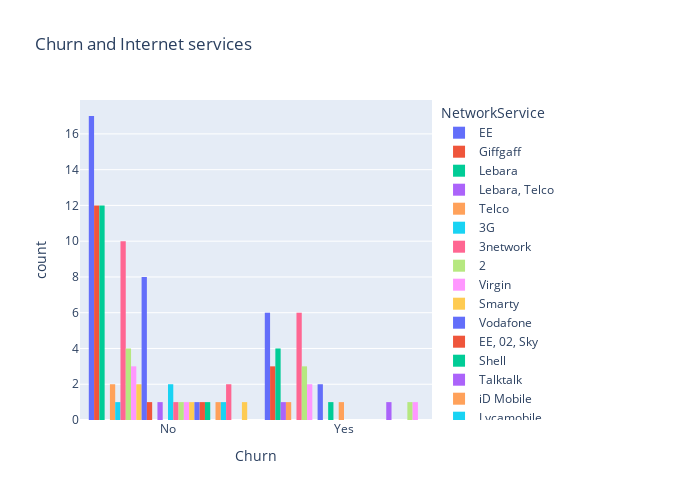

The code cell stored with this chart in its notebook:
### Code cell
#visualisation to display highest network that customers are likely going to leave
fig = px.histogram(data, x= "Churn", color= "NetworkService", barmode="group", title="Churn and Internet services")
fig.update_layout(width=700, height=500, bargap=0.1)
fig.show()

### Figure 1 — Plotly figure (JSON) as saved in the notebook; plotly's stock layout.template omitted (floating-point values rounded to 4 significant figures)
{"data": [{"alignmentgroup": "True", "bingroup": "x", "hovertemplate": "NetworkService=EE<br>Churn=%{x}<br>count=%{y}<extra></extra>", "legendgroup": "EE", "marker": {"color": "#636efa", "pattern": {"shape": ""}}, "name": "EE", "offsetgroup": "EE", "orientation": "v", "showlegend": true, "x": ["No", "No", "Yes", "No", "No", "Yes", "No", "No", "Yes", "No", "No", "No", "No", "No", "No", "No", "No", "No", "Yes", "Yes", "Yes", "No", "No"], "xaxis": "x", "yaxis": "y", "type": "histogram"}, {"alignmentgroup": "True", "bingroup": "x", "hovertemplate": "NetworkService=Giffgaff<br>Churn=%{x}<br>count=%{y}<extra></extra>", "legendgroup": "Giffgaff", "marker": {"color": "#EF553B", "pattern": {"shape": ""}}, "name": "Giffgaff", "offsetgroup": "Giffgaff", "orientation": "v", "showlegend": true, "x": ["No", "No", "No", "Yes", "No", "No", "No", "Yes", "No", "No", "Yes", "No", "No", "No", "No"], "xaxis": "x", "yaxis": "y", "type": "histogram"}, {"alignmentgroup": "True", "bingroup": "x", "hovertemplate": "NetworkService=Lebara<br>Churn=%{x}<br>count=%{y}<extra></extra>", "legendgroup": "Lebara", "marker": {"color": "#00cc96", "pattern": {"shape": ""}}, "name": "Lebara", "offsetgroup": "Lebara", "orientation": "v", "showlegend": true, "x": ["No", "No", "No", "Yes", "No", "No", "No", "No", "Yes", "No", "No", "Yes", "Yes", "No", "No", "No"], "xaxis": "x", "yaxis": "y", "type": "histogram"}, {"alignmentgroup": "True", "bingroup": "x", "hovertemplate": "NetworkService=Lebara, Telco<br>Churn=%{x}<br>count=%{y}<extra></extra>", "legendgroup": "Lebara, Telco", "marker": {"color": "#ab63fa", "pattern": {"shape": ""}}, "name": "Lebara, Telco", "offsetgroup": "Lebara, Telco", "orientation": "v", "showlegend": true, "x": ["Yes"], "xaxis": "x", "yaxis": "y", "type": "histogram"}, {"alignmentgroup": "True", "bingroup": "x", "hovertemplate": "NetworkService=Telco<br>Churn=%{x}<br>count=%{y}<extra></extra>", "legendgroup": "Telco", "marker": {"color": "#FFA15A", "pattern": {"shape": ""}}, "name": "Telco", "offsetgroup": "Telco", "orientation": "v", "showlegend": true, "x": ["No", "No", "Yes"], "xaxis": "x", "yaxis": "y", "type": "histogram"}, {"alignmentgroup": "True", "bingroup": "x", "hovertemplate": "NetworkService=3G<br>Churn=%{x}<br>count=%{y}<extra></extra>", "legendgroup": "3G", "marker": {"color": "#19d3f3", "pattern": {"shape": ""}}, "name": "3G", "offsetgroup": "3G", "orientation": "v", "showlegend": true, "x": ["No"], "xaxis": "x", "yaxis": "y", "type": "histogram"}, {"alignmentgroup": "True", "bingroup": "x", "hovertemplate": "NetworkService=3network<br>Churn=%{x}<br>count=%{y}<extra></extra>", "legendgroup": "3network", "marker": {"color": "#FF6692", "pattern": {"shape": ""}}, "name": "3network", "offsetgroup": "3network", "orientation": "v", "showlegend": true, "x": ["Yes", "Yes", "No", "No", "No", "Yes", "Yes", "No", "No", "No", "No", "No", "Yes", "Yes", "No", "No"], "xaxis": "x", "yaxis": "y", "type": "histogram"}, {"alignmentgroup": "True", "bingroup": "x", "hovertemplate": "NetworkService=2<br>Churn=%{x}<br>count=%{y}<extra></extra>", "legendgroup": "2", "marker": {"color": "#B6E880", "pattern": {"shape": ""}}, "name": "2", "offsetgroup": "2", "orientation": "v", "showlegend": true, "x": ["No", "No", "Yes", "No", "Yes", "No", "Yes"], "xaxis": "x", "yaxis": "y", "type": "histogram"}, {"alignmentgroup": "True", "bingroup": "x", "hovertemplate": "NetworkService=Virgin<br>Churn=%{x}<br>count=%{y}<extra></extra>", "legendgroup": "Virgin", "marker": {"color": "#FF97FF", "pattern": {"shape": ""}}, "name": "Virgin", "offsetgroup": "Virgin", "orientation": "v", "showlegend": true, "x": ["No", "No", "No", "Yes", "Yes"], "xaxis": "x", "yaxis": "y", "type": "histogram"}, {"alignmentgroup": "True", "bingroup": "x", "hovertemplate": "NetworkService=Smarty <br>Churn=%{x}<br>count=%{y}<extra></extra>", "legendgroup": "Smarty ", "marker": {"color": "#FECB52", "pattern": {"shape": ""}}, "name": "Smarty ", "offsetgroup": "Smarty ", "orientation": "v", "showlegend": true, "x": ["No", "No"], "xaxis": "x", "yaxis": "y", "type": "histogram"}, {"alignmentgroup": "True", "bingroup": "x", "hovertemplate": "NetworkService=Vodafone<br>Churn=%{x}<br>count=%{y}<extra></extra>", "legendgroup": "Vodafone", "marker": {"color": "#636efa", "pattern": {"shape": ""}}, "name": "Vodafone", "offsetgroup": "Vodafone", "orientation": "v", "showlegend": true, "x": ["No", "No", "No", "No", "No", "Yes", "No", "No", "Yes", "No"], "xaxis": "x", "yaxis": "y", "type": "histogram"}, {"alignmentgroup": "True", "bingroup": "x", "hovertemplate": "NetworkService=EE, 02, Sky<br>Churn=%{x}<br>count=%{y}<extra></extra>", "legendgroup": "EE, 02, Sky", "marker": {"color": "#EF553B", "pattern": {"shape": ""}}, "name": "EE, 02, Sky", "offsetgroup": "EE, 02, Sky", "orientation": "v", "showlegend": true, "x": ["No"], "xaxis": "x", "yaxis": "y", "type": "histogram"}, {"alignmentgroup": "True", "bingroup": "x", "hovertemplate": "NetworkService=Shell<br>Churn=%{x}<br>count=%{y}<extra></extra>", "legendgroup": "Shell", "marker": {"color": "#00cc96", "pattern": {"shape": ""}}, "name": "Shell", "offsetgroup": "Shell", "orientation": "v", "showlegend": true, "x": ["Yes"], "xaxis": "x", "yaxis": "y", "type": "histogram"}, {"alignmentgroup": "True", "bingroup": "x", "hovertemplate": "NetworkService=Talktalk<br>Churn=%{x}<br>count=%{y}<extra></extra>", "legendgroup": "Talktalk", "marker": {"color": "#ab63fa", "pattern": {"shape": ""}}, "name": "Talktalk", "offsetgroup": "Talktalk", "orientation": "v", "showlegend": true, "x": ["No"], "xaxis": "x", "yaxis": "y", "type": "histogram"}, {"alignmentgroup": "True", "bingroup": "x", "hovertemplate": "NetworkService=iD Mobile<br>Churn=%{x}<br>count=%{y}<extra></extra>", "legendgroup": "iD Mobile", "marker": {"color": "#FFA15A", "pattern": {"shape": ""}}, "name": "iD Mobile", "offsetgroup": "iD Mobile", "orientation": "v", "showlegend": true, "x": ["Yes"], "xaxis": "x", "yaxis": "y", "type": "histogram"}, {"alignmentgroup": "True", "bingroup": "x", "hovertemplate": "NetworkService=Lycamobile <br>Churn=%{x}<br>count=%{y}<extra></extra>", "legendgroup": "Lycamobile ", "marker": {"color": "#19d3f3", "pattern": {"shape": ""}}, "name": "Lycamobile ", "offsetgroup": "Lycamobile ", "orientation": "v", "showlegend": true, "x": ["No", "No"], "xaxis": "x", "yaxis": "y", "type": "histogram"}, {"alignmentgroup": "True", "bingroup": "x", "hovertemplate": "NetworkService=EE, Three (the only ones I have used)<br>Churn=%{x}<br>count=%{y}<extra></extra>", "legendgroup": "EE, Three (the only ones I have used)", "marker": {"color": "#FF6692", "pattern": {"shape": ""}}, "name": "EE, Three (the only ones I have used)", "offsetgroup": "EE, Three (the only ones I have used)", "orientation": "v", "showlegend": true, "x": ["No"], "xaxis": "x", "yaxis": "y", "type": "histogram"}, {"alignmentgroup": "True", "bingroup": "x", "hovertemplate": "NetworkService=vectone<br>Churn=%{x}<br>count=%{y}<extra></extra>", "legendgroup": "vectone", "marker": {"color": "#B6E880", "pattern": {"shape": ""}}, "name": "vectone", "offsetgroup": "vectone", "orientation": "v", "showlegend": true, "x": ["No"], "xaxis": "x", "yaxis": "y", "type": "histogram"}, {"alignmentgroup": "True", "bingroup": "x", "hovertemplate": "NetworkService=EE, BT<br>Churn=%{x}<br>count=%{y}<extra></extra>", "legendgroup": "EE, BT", "marker": {"color": "#FF97FF", "pattern": {"shape": ""}}, "name": "EE, BT", "offsetgroup": "EE, BT", "orientation": "v", "showlegend": true, "x": ["No"], "xaxis": "x", "yaxis": "y", "type": "histogram"}, {"alignmentgroup": "True", "bingroup": "x", "hovertemplate": "NetworkService=Tesco<br>Churn=%{x}<br>count=%{y}<extra></extra>", "legendgroup": "Tesco", "marker": {"color": "#FECB52", "pattern": {"shape": ""}}, "name": "Tesco", "offsetgroup": "Tesco", "orientation": "v", "showlegend": true, "x": ["No"], "xaxis": "x", "yaxis": "y", "type": "histogram"}, {"alignmentgroup": "True", "bingroup": "x", "hovertemplate": "NetworkService=EE, Vodafone, 02<br>Churn=%{x}<br>count=%{y}<extra></extra>", "legendgroup": "EE, Vodafone, 02", "marker": {"color": "#636efa", "pattern": {"shape": ""}}, "name": "EE, Vodafone, 02", "offsetgroup": "EE, Vodafone, 02", "orientation": "v", "showlegend": true, "x": ["No"], "xaxis": "x", "yaxis": "y", "type": "histogram"}, {"alignmentgroup": "True", "bingroup": "x", "hovertemplate": "NetworkService=Lyca<br>Churn=%{x}<br>count=%{y}<extra></extra>", "legendgroup": "Lyca", "marker": {"color": "#EF553B", "pattern": {"shape": ""}}, "name": "Lyca", "offsetgroup": "Lyca", "orientation": "v", "showlegend": true, "x": ["No"], "xaxis": "x", "yaxis": "y", "type": "histogram"}, {"alignmentgroup": "True", "bingroup": "x", "hovertemplate": "NetworkService=Giffgaff, 3network, Lyca mobile<br>Churn=%{x}<br>count=%{y}<extra></extra>", "legendgroup": "Giffgaff, 3network, Lyca mobile", "marker": {"color": "#00cc96", "pattern": {"shape": ""}}, "name": "Giffgaff, 3network, Lyca mobile", "offsetgroup": "Giffgaff, 3network, Lyca mobile", "orientation": "v", "showlegend": true, "x": ["No"], "xaxis": "x", "yaxis": "y", "type": "histogram"}, {"alignmentgroup": "True", "bingroup": "x", "hovertemplate": "NetworkService=EE, Vodafone<br>Churn=%{x}<br>count=%{y}<extra></extra>", "legendgroup": "EE, Vodafone", "marker": {"color": "#ab63fa", "pattern": {"shape": ""}}, "name": "EE, Vodafone", "offsetgroup": "EE, Vodafone", "orientation": "v", "showlegend": true, "x": ["Yes"], "xaxis": "x", "yaxis": "y", "type": "histogram"}, {"alignmentgroup": "True", "bingroup": "x", "hovertemplate": "NetworkService=Superdrug 3network<br>Churn=%{x}<br>count=%{y}<extra></extra>", "legendgroup": "Superdrug 3network", "marker": {"color": "#FFA15A", "pattern": {"shape": ""}}, "name": "Superdrug 3network", "offsetgroup": "Superdrug 3network", "orientation": "v", "showlegend": true, "x": ["No"], "xaxis": "x", "yaxis": "y", "type": "histogram"}, {"alignmentgroup": "True", "bingroup": "x", "hovertemplate": "NetworkService=None<br>Churn=%{x}<br>count=%{y}<extra></extra>", "legendgroup": "None", "marker": {"color": "#19d3f3", "pattern": {"shape": ""}}, "name": "None", "offsetgroup": "None", "orientation": "v", "showlegend": true, "x": ["No"], "xaxis": "x", "yaxis": "y", "type": "histogram"}, {"alignmentgroup": "True", "bingroup": "x", "hovertemplate": "NetworkService=BT<br>Churn=%{x}<br>count=%{y}<extra></extra>", "legendgroup": "BT", "marker": {"color": "#FF6692", "pattern": {"shape": ""}}, "name": "BT", "offsetgroup": "BT", "orientation": "v", "showlegend": true, "x": ["No", "No"], "xaxis": "x", "yaxis": "y", "type": "histogram"}, {"alignmentgroup": "True", "bingroup": "x", "hovertemplate": "NetworkService=3network, Vodafone<br>Churn=%{x}<br>count=%{y}<extra></extra>", "legendgroup": "3network, Vodafone", "marker": {"color": "#B6E880", "pattern": {"shape": ""}}, "name": "3network, Vodafone", "offsetgroup": "3network, Vodafone", "orientation": "v", "showlegend": true, "x": ["Yes"], "xaxis": "x", "yaxis": "y", "type": "histogram"}, {"alignmentgroup": "True", "bingroup": "x", "hovertemplate": "NetworkService=EE, 02<br>Churn=%{x}<br>count=%{y}<extra></extra>", "legendgroup": "EE, 02", "marker": {"color": "#FF97FF", "pattern": {"shape": ""}}, "name": "EE, 02", "offsetgroup": "EE, 02", "orientation": "v", "showlegend": true, "x": ["Yes"], "xaxis": "x", "yaxis": "y", "type": "histogram"}, {"alignmentgroup": "True", "bingroup": "x", "hovertemplate": "NetworkService=EE, 3network<br>Churn=%{x}<br>count=%{y}<extra></extra>", "legendgroup": "EE, 3network", "marker": {"color": "#FECB52", "pattern": {"shape": ""}}, "name": "EE, 3network", "offsetgroup": "EE, 3network", "orientation": "v", "showlegend": true, "x": ["No"], "xaxis": "x", "yaxis": "y", "type": "histogram"}], "layout": {"xaxis": {"anchor": "y", "domain": [0.0, 1.0], "title": {"text": "Churn"}}, "yaxis": {"anchor": "x", "domain": [0.0, 1.0], "title": {"text": "count"}}, "legend": {"title": {"text": "NetworkService"}, "tracegroupgap": 0}, "title": {"text": "Churn and Internet services"}, "barmode": "group", "width": 700, "height": 500, "bargap": 0.1}}
